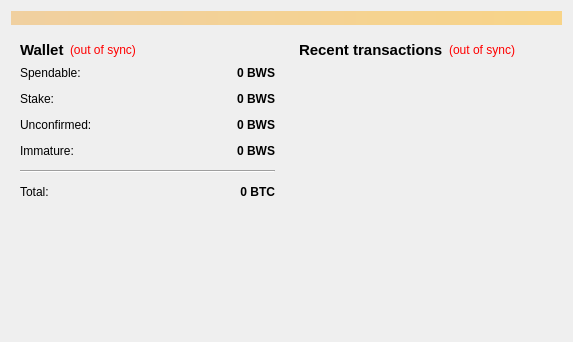
<?xml version="1.0" encoding="UTF-8"?>
<ui version="4.0">
 <class>OverviewPage</class>
 <widget class="QWidget" name="OverviewPage">
  <property name="geometry">
   <rect>
    <x>0</x>
    <y>0</y>
    <width>573</width>
    <height>342</height>
   </rect>
  </property>
  <property name="windowTitle">
   <string>Form</string>
  </property>
  <layout class="QVBoxLayout" name="topLayout">
   <item>
    <widget class="QLabel" name="labelAlerts">
     <property name="visible">
      <bool>false</bool>
     </property>
     <property name="styleSheet">
      <string notr="true">background-color: qlineargradient(x1: 0, y1: 0, x2: 1, y2: 0, stop:0 #F0D0A0, stop:1 #F8D488);  color:#000000
</string>
     </property>
     <property name="wordWrap">
      <bool>true</bool>
     </property>
     <property name="margin">
      <number>3</number>
     </property>
    </widget>
   </item>
   <item>
    <layout class="QHBoxLayout" name="horizontalLayout" stretch="1,1">
     <item>
      <layout class="QVBoxLayout" name="verticalLayout_2">
       <item>
        <widget class="QWidget" name="widget" native="true">
         <layout class="QVBoxLayout" name="verticalLayout_4">
          <item>
           <layout class="QHBoxLayout" name="horizontalLayout_4">
            <item>
             <widget class="QLabel" name="label_5">
              <property name="font">
               <font>
                <pointsize>11</pointsize>
                <weight>75</weight>
                <bold>true</bold>
               </font>
              </property>
              <property name="text">
               <string>Wallet</string>
              </property>
             </widget>
            </item>
            <item>
             <widget class="QLabel" name="labelWalletStatus">
              <property name="toolTip">
               <string>The displayed information may be out of date. Your wallet automatically synchronizes with the Bws network after a connection is established, but this process has not completed yet.</string>
              </property>
              <property name="styleSheet">
               <string notr="true">QLabel { color: red; }</string>
              </property>
              <property name="text">
               <string notr="true">(out of sync)</string>
              </property>
              <property name="alignment">
               <set>Qt::AlignLeading|Qt::AlignLeft|Qt::AlignVCenter</set>
              </property>
             </widget>
            </item>
            <item>
             <spacer name="horizontalSpacer_2">
              <property name="orientation">
               <enum>Qt::Horizontal</enum>
              </property>
              <property name="sizeHint" stdset="0">
               <size>
                <width>40</width>
                <height>20</height>
               </size>
              </property>
             </spacer>
            </item>
           </layout>
          </item>
          <item>
           <layout class="QFormLayout" name="formLayout_2">
            <property name="fieldGrowthPolicy">
             <enum>QFormLayout::AllNonFixedFieldsGrow</enum>
            </property>
            <property name="horizontalSpacing">
             <number>12</number>
            </property>
            <property name="verticalSpacing">
             <number>12</number>
            </property>
            <item row="0" column="0">
             <widget class="QLabel" name="label">
              <property name="text">
               <string>Spendable:</string>
              </property>
             </widget>
            </item>
            <item row="0" column="1">
             <widget class="QLabel" name="labelBalance">
              <property name="font">
               <font>
                <weight>75</weight>
                <bold>true</bold>
               </font>
              </property>
              <property name="cursor">
               <cursorShape>IBeamCursor</cursorShape>
              </property>
              <property name="toolTip">
               <string>Your current spendable balance</string>
              </property>
              <property name="text">
               <string notr="true">0 BWS</string>
              </property>
              <property name="alignment">
               <set>Qt::AlignRight|Qt::AlignTrailing|Qt::AlignVCenter</set>
              </property>
              <property name="textInteractionFlags">
               <set>Qt::LinksAccessibleByMouse|Qt::TextSelectableByKeyboard|Qt::TextSelectableByMouse</set>
              </property>
             </widget>
            </item>
            <item row="1" column="0">
             <widget class="QLabel" name="label_6">
              <property name="text">
               <string>Stake:</string>
              </property>
             </widget>
            </item>
            <item row="1" column="1">
             <widget class="QLabel" name="labelStake">
              <property name="font">
               <font>
                <weight>75</weight>
                <bold>true</bold>
               </font>
              </property>
              <property name="cursor">
               <cursorShape>IBeamCursor</cursorShape>
              </property>
              <property name="toolTip">
               <string>Total of coins that was staked, and do not yet count toward the current balance</string>
              </property>
              <property name="text">
               <string notr="true">0 BWS</string>
              </property>
              <property name="alignment">
               <set>Qt::AlignRight|Qt::AlignTrailing|Qt::AlignVCenter</set>
              </property>
              <property name="textInteractionFlags">
               <set>Qt::LinksAccessibleByMouse|Qt::TextSelectableByKeyboard|Qt::TextSelectableByMouse</set>
              </property>
             </widget>
            </item>
            <item row="2" column="0">
             <widget class="QLabel" name="label_3">
              <property name="text">
               <string>Unconfirmed:</string>
              </property>
             </widget>
            </item>
            <item row="2" column="1">
             <widget class="QLabel" name="labelUnconfirmed">
              <property name="font">
               <font>
                <weight>75</weight>
                <bold>true</bold>
               </font>
              </property>
              <property name="cursor">
               <cursorShape>IBeamCursor</cursorShape>
              </property>
              <property name="toolTip">
               <string>Total of transactions that have yet to be confirmed, and do not yet count toward the current balance</string>
              </property>
              <property name="text">
               <string notr="true">0 BWS</string>
              </property>
              <property name="alignment">
               <set>Qt::AlignRight|Qt::AlignTrailing|Qt::AlignVCenter</set>
              </property>
              <property name="textInteractionFlags">
               <set>Qt::LinksAccessibleByMouse|Qt::TextSelectableByKeyboard|Qt::TextSelectableByMouse</set>
              </property>
             </widget>
            </item>
            <item row="3" column="0">
             <widget class="QLabel" name="labelImmatureText">
              <property name="text">
               <string>Immature:</string>
              </property>
             </widget>
            </item>
            <item row="3" column="1">
             <widget class="QLabel" name="labelImmature">
              <property name="font">
               <font>
                <weight>75</weight>
                <bold>true</bold>
               </font>
              </property>
              <property name="toolTip">
               <string>Mined balance that has not yet matured</string>
              </property>
              <property name="text">
               <string notr="true">0 BWS</string>
              </property>
              <property name="alignment">
               <set>Qt::AlignRight|Qt::AlignTrailing|Qt::AlignVCenter</set>
              </property>
              <property name="textInteractionFlags">
               <set>Qt::LinksAccessibleByMouse|Qt::TextSelectableByKeyboard|Qt::TextSelectableByMouse</set>
              </property>
             </widget>
            </item>
            <item row="4" column="0" colspan="2">
             <widget class="Line" name="line">
              <property name="orientation">
               <enum>Qt::Horizontal</enum>
              </property>
             </widget>
            </item>
            <item row="5" column="0">
             <widget class="QLabel" name="labelTotalText">
              <property name="text">
               <string>Total:</string>
              </property>
             </widget>
            </item>
            <item row="5" column="1">
             <widget class="QLabel" name="labelTotal">
              <property name="font">
               <font>
                <weight>75</weight>
                <bold>true</bold>
               </font>
              </property>
              <property name="cursor">
               <cursorShape>IBeamCursor</cursorShape>
              </property>
              <property name="toolTip">
               <string>Your current total balance</string>
              </property>
              <property name="text">
               <string notr="true">0 BTC</string>
              </property>
              <property name="alignment">
               <set>Qt::AlignRight|Qt::AlignTrailing|Qt::AlignVCenter</set>
              </property>
              <property name="textInteractionFlags">
               <set>Qt::LinksAccessibleByMouse|Qt::TextSelectableByKeyboard|Qt::TextSelectableByMouse</set>
              </property>
             </widget>
            </item>
           </layout>
          </item>
         </layout>
        </widget>
       </item>
       <item>
        <widget class="QLabel" name="coinLogo">
         <property name="text">
          <string/>
         </property>
         <property name="pixmap">
          <pixmap resource="../bitcoin.qrc">:/icons/logo_backg</pixmap>
         </property>
         <property name="alignment">
          <set>Qt::AlignCenter</set>
         </property>
         <property name="margin">
          <number>-2</number>
         </property>
        </widget>
       </item>
       <item>
        <spacer name="verticalSpacer">
         <property name="orientation">
          <enum>Qt::Vertical</enum>
         </property>
         <property name="sizeHint" stdset="0">
          <size>
           <width>20</width>
           <height>40</height>
          </size>
         </property>
        </spacer>
       </item>
      </layout>
     </item>
     <item>
      <layout class="QVBoxLayout" name="verticalLayout_3">
       <item>
        <widget class="QWidget" name="widget_2" native="true">
         <layout class="QVBoxLayout" name="verticalLayout">
          <item>
           <layout class="QHBoxLayout" name="horizontalLayout_2">
            <item>
             <widget class="QLabel" name="label_4">
              <property name="font">
               <font>
                <pointsize>11</pointsize>
                <weight>75</weight>
                <bold>true</bold>
               </font>
              </property>
              <property name="text">
               <string>&lt;b&gt;Recent transactions&lt;/b&gt;</string>
              </property>
             </widget>
            </item>
            <item>
             <widget class="QLabel" name="labelTransactionsStatus">
              <property name="toolTip">
               <string>The displayed information may be out of date. Your wallet automatically synchronizes with the Bws network after a connection is established, but this process has not completed yet.</string>
              </property>
              <property name="styleSheet">
               <string notr="true">QLabel { color: red; }</string>
              </property>
              <property name="text">
               <string notr="true">(out of sync)</string>
              </property>
              <property name="alignment">
               <set>Qt::AlignRight|Qt::AlignTrailing|Qt::AlignVCenter</set>
              </property>
             </widget>
            </item>
            <item>
             <spacer name="horizontalSpacer">
              <property name="orientation">
               <enum>Qt::Horizontal</enum>
              </property>
              <property name="sizeHint" stdset="0">
               <size>
                <width>40</width>
                <height>20</height>
               </size>
              </property>
             </spacer>
            </item>
           </layout>
          </item>
          <item>
           <widget class="QListView" name="listTransactions">
            <property name="styleSheet">
             <string notr="true">QListView { background: transparent; }</string>
            </property>
            <property name="frameShape">
             <enum>QFrame::NoFrame</enum>
            </property>
            <property name="verticalScrollBarPolicy">
             <enum>Qt::ScrollBarAlwaysOff</enum>
            </property>
            <property name="horizontalScrollBarPolicy">
             <enum>Qt::ScrollBarAlwaysOff</enum>
            </property>
            <property name="selectionMode">
             <enum>QAbstractItemView::NoSelection</enum>
            </property>
           </widget>
          </item>
         </layout>
        </widget>
       </item>
      </layout>
     </item>
    </layout>
   </item>
  </layout>
 </widget>
 <resources>
  <include location="../bitcoin.qrc"/>
 </resources>
 <connections/>
</ui>
